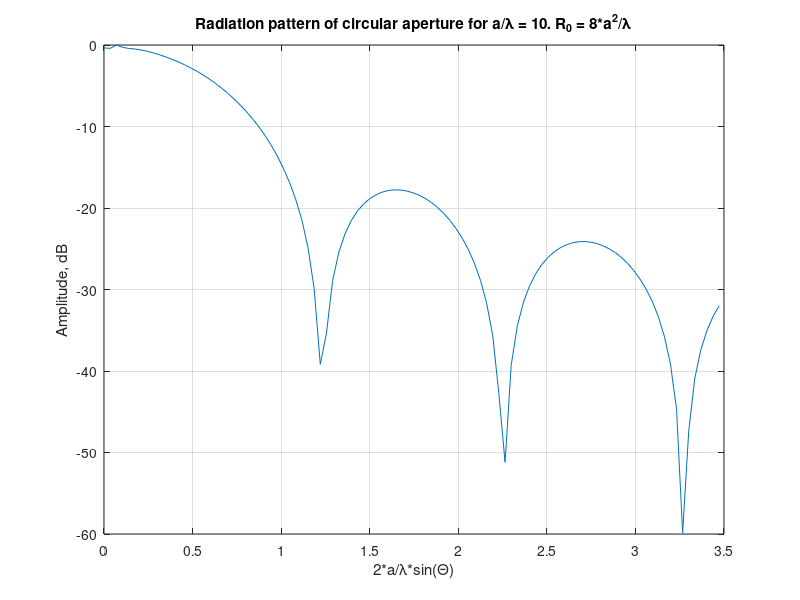

MATLAB code to generate this figure:
clear all;
clc;

% Programm of time-space electic fields or radiation pattern calculation
% for circular aperture measured with aperture zond


tic
% Design parameters
a = 10;     % Analyzed aperture radius, m
b = 0.01;     % Zond aperture radius, m (set 0.1 for infinitely small zond)

lam = a/10;     % Wavelength in free space
R0 = 8*a^2/lam; % Reference distance
R = 10*R0/2;    % Distance from analyzed aperture to zond

Th = (0:0.1:10)*pi/180; % Theta angle. Can be set to one value (result will be a time field at zond output)
                        % or to array (result will be 2D RP at a given distance and frequency, and
                        % errors in RP compared with far field pattern)
r = 0:0.01:b;        % Integration parameter r
phi = 0:0.2:2*pi;   % Integration parameter phi
c = 3e+8;   % Speed of light, m/sec

N_Th = length(Th);
N_FFT = 8192*2;       % Number of FFT points (should be varied for faster calculation without accuracy degradation)
T = 100/c*lam;       % Time interval for FFT
d_t = T/(N_FFT - 1);% Sample time, sec

t = R/c - T/2:d_t:R/c + T/2; % Time in seconds normalized to R/c
N_i = length(t);

N_r = length(r);
N_phi = length(phi);

E_b1 = zeros(N_phi, N_i);
E_b = zeros(1, N_i);
E_f = zeros(N_Th, N_FFT);
% figure(5);
% hold on;
for j = 1:N_Th
    ro = R*sin(Th(j));   % Vector R projection to aperture plane, m
    z = R*cos(Th(j));     % Distance from observation point to aperture plane, m
    zb = z - r'*sin(phi)*sin(Th(j));
    rob = ro + r'*sin(phi)*cos(Th(j));
    for i = 1:N_phi
        E_e = zeros(N_r, N_i);
        for k = 1:N_r
            B = sqrt((c*t).^2 - zb(k, i)^2); % Radius of G curve, m
            if abs(rob(k, i)) <= a
                i2 = find((c*t >= zb(k, i)) & (c*t < sqrt(zb(k, i)^2 + (a - abs(rob(k, i)))^2)));
                E_e(k, i2) = zb(k, i)^2./((c*t(i2)).^2);
            end
                i3 = find((c*t >= sqrt(zb(k, i)^2 + (a - abs(rob(k, i)))^2)) & (c*t < sqrt(zb(k, i)^2 + (a + abs(rob(k, i)))^2)));
                E_e(k, i3) = zb(k, i)^2/pi./((c*t(i3)).^2).*acos((-a^2 + abs(rob(k, i))^2 + B(i3).^2)./(2*abs(rob(k, i))*B(i3)));
%             plot((t - R/c)*1e+9, E_e(k, :));
        end
        E_b1(i, :) = trapz(r, E_e.*(r'*ones(1,N_i)));
    end
    
    E_b(:) = trapz(phi, E_b1);
    E_f(j, :) = fft(E_b, N_FFT);
    j
end
% grid;
if (length(Th) == 1)
    figure(1);
    plot((t - R/c)*1e+9, E_b/max(E_b)); grid
    xlabel('time, nsec');
    ylabel('E field amplitude');
    title('E field time response for a/\lambda = 10. R_0 = 8*a^2/\lambda. R = R_0/4');
%     figure(2);
%     d_f = 1/N_FFT/d_t;
%     k = 1:1:N_FFT/2;
%     plot(d_f*k, 20*log10(abs(E_f(1:end/2))/max(abs(E_f)))); grid
else
%     figure(3);
%     mesh(t*1e9, Th*180/pi, E_b);
%     xlabel('time, nsec');
%     ylabel('\Theta, deg.');
%     zlabel('E field amplitude');
    
    d_f = 1/N_FFT/d_t;
    k = 1:1:N_FFT/2;
    figure(4);
    [F, p] = min(abs(d_f*k - 3e+8/lam));
    plot(2*a/lam*sin(Th), 20*log10(abs(E_f(:, p))/max(abs(E_f(:, p))))); grid
    xlabel('2*a/\lambda*sin(\Theta)');
    ylabel('Amplitude, dB');
    title('Radiation pattern of circular aperture for a/\lambda = 10. R_0 = 8*a^2/\lambda');
%     figure(5);
%     load CA_Ideal_Field_Th_a_lam40.mat;
%     Er = (abs(E_f(:, p))/max(abs(E_f(:, p)))).^2 - (abs(E_i_CA(:))/max(abs(E_i_CA))).^2;
% %     i9 = find(Th >= atan((a + b)/R));
%     plot(2*a/lam*sin(Th), Er); grid
%     xlabel('2*a/\lambda*sin(\Theta)');
%     ylabel('Amplitude error, E_b^2 - E_id^2');
%     title('Error of circular aperture RP for a/\lambda = 10. R = R_0/4. R_0 = 8*a^2/\lambda');
%     figure(6);
%     Er_dB = 20*log10(abs(E_f(:, p))/max(abs(E_f(:, p)))) - 20*log10(abs(E_i_CA(:))/max(abs(E_i_CA)));
%     plot(2*a/lam*sin(Th), Er_dB); grid
%     xlabel('2*a/\lambda*sin(\Theta)');
%     ylabel('Amplitude error, dB');
%     title('Error of circular aperture RP for a/\lambda = 10. R = R_0/4. R_0 = 8*a^2/\lambda');
%     
end

toc


